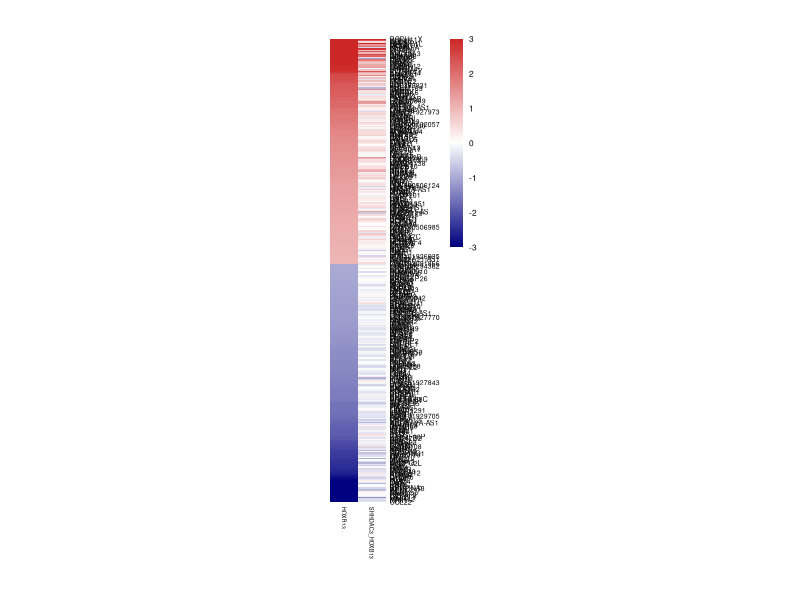
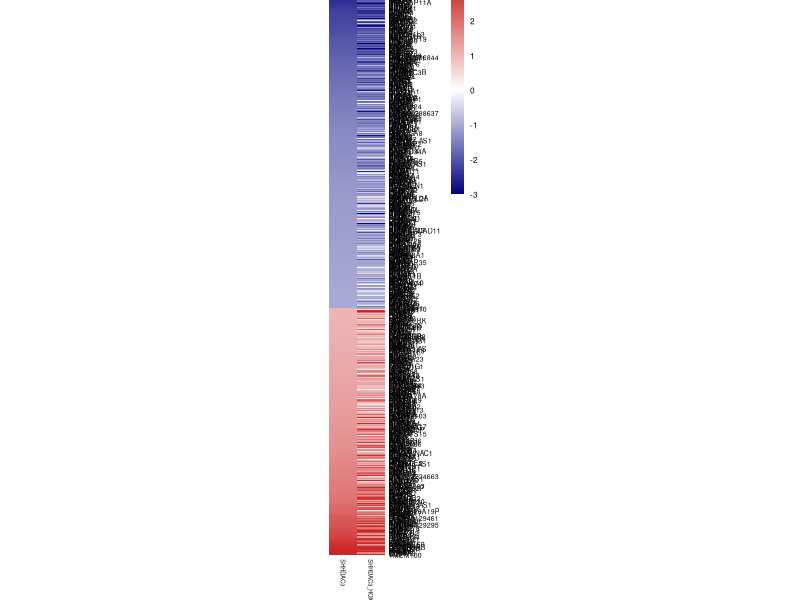

Here is the R script that generated these plots, in order:
library(pheatmap)
heatdata1=read.table("./input/HOXB13_regulated_gene_rnaseq_heatmap_in_mr163-mr170_by_foldchange.txt", sep="\t", header=TRUE)
heatdata2=heatdata1[,2:3]
rownames(heatdata2) = heatdata1[,1]

drows = dist(heatdata2, method = "minkowski")
dcols = dist(t(heatdata2), method = "minkowski")

pdf(file = "./result/HOXB13_regulated_gene_rnaseq_heatmap_in_mr163-mr170_by_foldchange_pheatmap.pdf", onefile=FALSE)
pheatmap(heatdata2, cellwidth = 20, cellheight = 1, scale="none", breaks = seq(-3, 3, 0.001), 
		border_color="gray", cluster_cols = FALSE, cluster_row=FALSE, 
		color = colorRampPalette(c("navy", "white", "firebrick3"))(6000), fontsize_row=5, fontsize_col=4, fontsize=6) 
dev.off()








library(pheatmap)
heatdata1=read.table("./input/HDAC3_regulated_gene_rnaseq_heatmap_in_mr163-mr170_by_foldchange.txt", sep="\t", header=TRUE)
heatdata2=heatdata1[,2:3]
rownames(heatdata2) = heatdata1[,1]

drows = dist(heatdata2, method = "minkowski")
dcols = dist(t(heatdata2), method = "minkowski")

pdf(file = "./result/HDAC3_regulated_gene_rnaseq_heatmap_in_mr163-mr170_by_foldchange_pheatmap.pdf", onefile=FALSE)
pheatmap(heatdata2, cellwidth = 20, cellheight = 0.6, scale="none", breaks = seq(-3, 3, 0.001), 
		border_color="gray", cluster_cols = FALSE, cluster_row=FALSE, 
		color = colorRampPalette(c("navy", "white", "firebrick3"))(6000), fontsize_row=5, fontsize_col=4, fontsize=6) 
dev.off()
